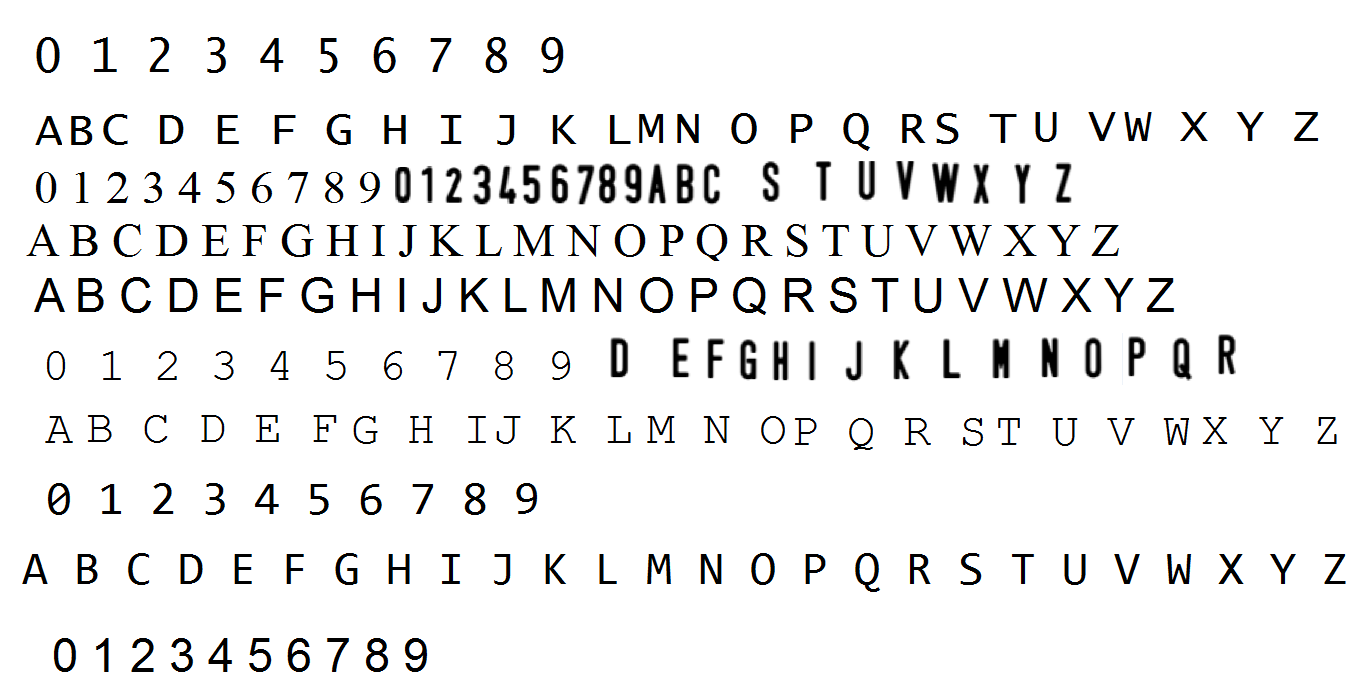
#> input picture trainingData/trainingData1.png, 1372 x 688 px
$ python trainingExamplesCreation.py   (older library calls are emulated)
#> lines starting #> are read from the running program, lines starting #| are printed output that depends on the picture; after the words box and inside, x2 and y2 are one past the last pixel; in counts of white or black regions, pixels touching at a corner belong together
import sys
import numpy as np
import cv2
import os


# Constants:
MIN_CONTOUR_AREA = 100
RESIZED_IMAGE_WIDTH = 20
RESIZED_IMAGE_HEIGHT = 30
ESC_BUTTON = 27
BACKSPACE_BUTTON = 8


def main():
  print("-----TRAINING EXAMPLE CREATION-----")
  imgTrainingNumbers = cv2.imread("trainingData/trainingData1.png")             # read in training numbers image
#> imgTrainingNumbers is the input picture: shape (688, 1372, 3); mean B, G, R 239, 239, 239
  if imgTrainingNumbers is None:                                                # if image was not read successfully
    print("Error: image not read from file!!!\n")                               # print error message to std out
    os.system("pause")                                                          # pause so user can see error message
    return                                                                      # and exit function (which exits program)
  # end if

  imgGray = cv2.cvtColor(imgTrainingNumbers, cv2.COLOR_BGR2GRAY)          # get grayscale image

  imgBlurred = cv2.GaussianBlur(imgGray, (5,5), 0)                        # blur
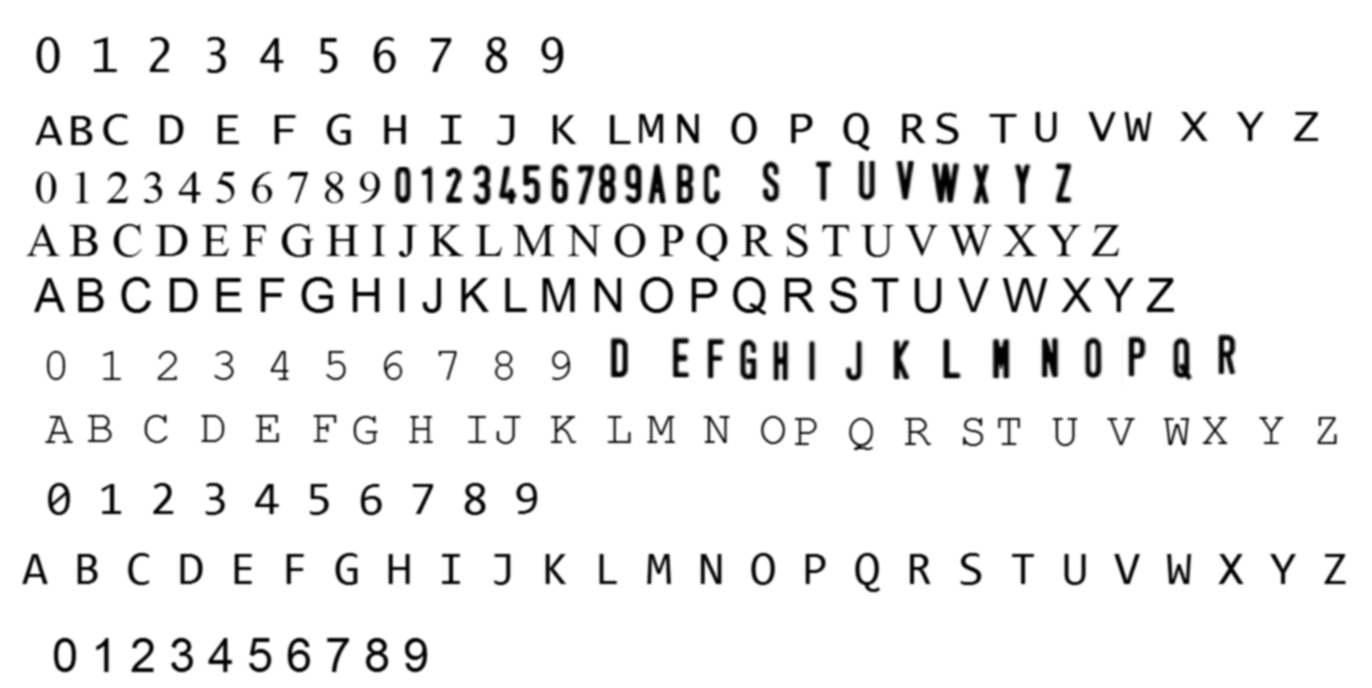
#> imgBlurred: shape (688, 1372); min 0, max 255, mean 239

  imgThresh = cv2.adaptiveThreshold(imgBlurred,                           # input image
                                    255,                                  # make pixels that pass the threshold full white
                                    cv2.ADAPTIVE_THRESH_GAUSSIAN_C,       # use gaussian rather than mean, seems to give better results
                                    cv2.THRESH_BINARY_INV,                # invert so foreground will be white, background will be black
                                    11,                                   # size of a pixel neighborhood used to calculate threshold value
                                    2)                                    # constant subtracted from the mean or weighted mean
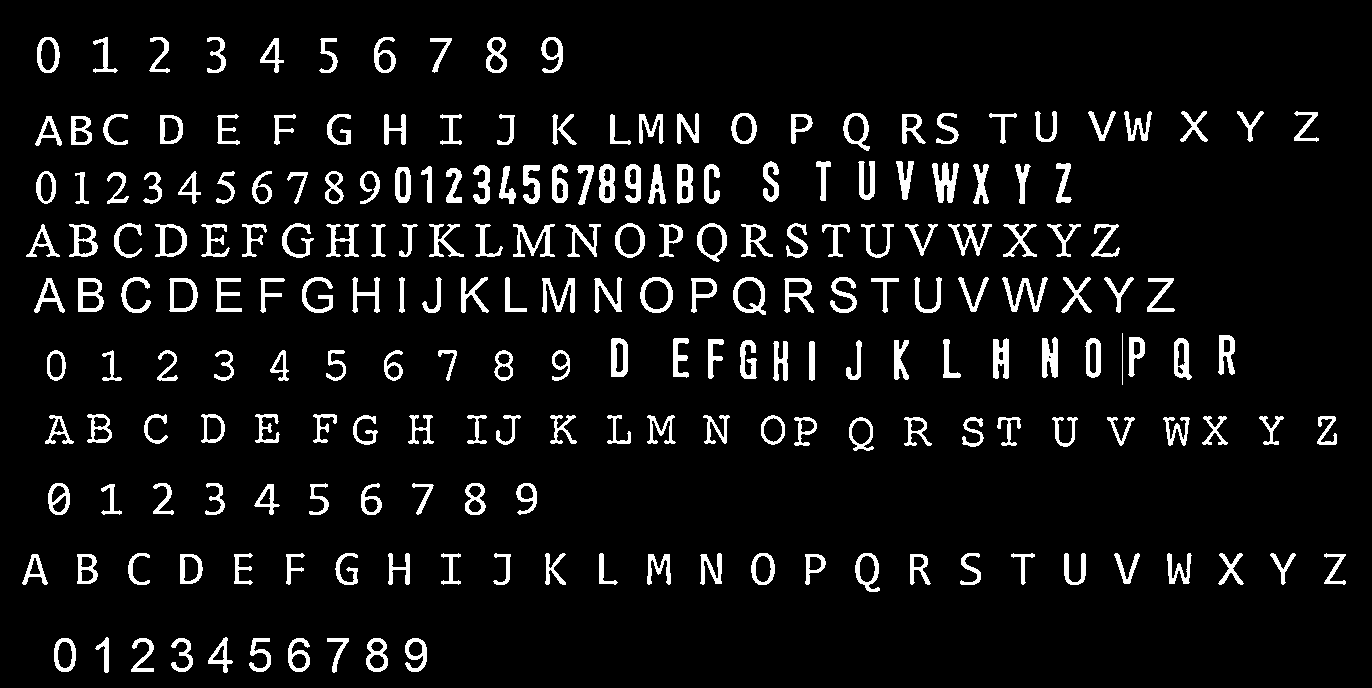
#> imgThresh: shape (688, 1372); 7.1% white; 217 white regions

  imgThreshCopy = imgThresh.copy()                                                                    # make a copy of the thresh image, this in necessary b/c findContours modifies the image

  imgContours, npaContours, npaHierarchy = cv2.findContours(imgThreshCopy,                            # input image, make sure to use a copy since the function will modify this image in the course of finding contours
                                               cv2.RETR_EXTERNAL,                                     # retrieve the outermost contours only
                                               cv2.CHAIN_APPROX_SIMPLE)                               # compress horizontal, vertical, and diagonal segments and leave only their end points
#> npaContours = 217 contours, 1 with area under 20; largest, box (x1, y1, x2, y2) and area: (733, 277, 766, 315) 918, (640, 277, 673, 313) 908, (169, 278, 198, 312) 805, (697, 223, 727, 262) 796, (615, 223, 645, 258) 782; npaHierarchy = 217 rows, first 6: [1, -1, -1, -1], [2, 0, -1, -1], [3, 1, -1, -1], [4, 2, -1, -1], [5, 3, -1, -1], [6, 4, -1, -1]

  npaFlattenedImages =  np.empty((0, RESIZED_IMAGE_WIDTH * RESIZED_IMAGE_HEIGHT))
  intClassifications = []                                                                             # declare empty classifications list, this will be our list of how we are classifying our chars from user input, we will write to file at the end

  # possible chars we are interested in are digits 0 through 9, put these in list intValidChars
  intValidChars = [ord('0'), ord('1'), ord('2'), ord('3'), ord('4'), ord('5'), ord('6'), ord('7'), ord('8'), ord('9'),
                   ord('A'), ord('B'), ord('C'), ord('D'), ord('E'), ord('F'), ord('G'), ord('H'), ord('I'), ord('J'),
                   ord('K'), ord('L'), ord('M'), ord('N'), ord('O'), ord('P'), ord('Q'), ord('R'), ord('S'), ord('T'),
                   ord('U'), ord('V'), ord('W'), ord('X'), ord('Y'), ord('Z'), ord('.')]


  for npaContour in npaContours:                                                                      # for each contour
    if cv2.contourArea(npaContour) > MIN_CONTOUR_AREA:                                                # if contour is big enough to consider
      [intX, intY, intW, intH] = cv2.boundingRect(npaContour)                                         # get and break out bounding rect

      cv2.rectangle(imgTrainingNumbers,                                                               # draw rectangle on original training image
                    (intX, intY),                                                                     # upper left corner
                    (intX+intW,intY+intH),                                                            # lower right corner
                    (0, 0, 255),                                                                      # red
                    2)                                                                                # thickness

      imgROI = imgThresh[intY:intY+intH, intX:intX+intW]                                              # crop char out of threshold image
      imgROIResized = cv2.resize(imgROI, (RESIZED_IMAGE_WIDTH, RESIZED_IMAGE_HEIGHT))                 # resize image, this will be more consistent for recognition and storage

      cv2.imshow("imgROI", imgROI)                                                                    # show cropped out char for reference
      cv2.imshow("imgROIResized", imgROIResized)                                                      # show resized image for reference
      cv2.imshow("training_numbers.png", imgTrainingNumbers)                                          # show training numbers image, this will now have red rectangles drawn on it

      while True:
        print("Notification: choose one of these below options:\n" +
              "- Press (ESC) to stop training this data.\n" +
              "- Press a (Character) (a number or a capital letter) corresponding to the character surrounded with redbox apprearing on window.\n" +
              "- Press (BACKSPACE) to skip character.\n" +
              "- Press character ('.') from keyboard to inform that image surrounded with redbox appearing on window is not a license plate character.\n")
        intChar = cv2.waitKey(0)                                                                        # get key press
        if intChar == ESC_BUTTON:                                                                       # if esc key was pressed
          sys.exit()                                                                                    # exit program
        elif intChar in intValidChars:                                                                  # else if the char is in the list of chars we are looking for . . .
          intClassifications.append(intChar)                                                            # append classification char to integer list of chars (we will convert to float later before writing to file)
          npaFlattenedImage = imgROIResized.reshape((1, RESIZED_IMAGE_WIDTH * RESIZED_IMAGE_HEIGHT))    # flatten image to 1d numpy array so we can write to file later
          npaFlattenedImages = np.append(npaFlattenedImages, npaFlattenedImage, 0)                      # add current flattened impage numpy array to list of flattened image numpy arrays
          break
        elif intChar == BACKSPACE_BUTTON:
          break
        else:
          print("Notification: you just pressed the wrong key, please do it again.\n")
          continue
#> this loop made 2 passes; (key Q is pressed on pass 1)
#> (intX, intY, intW, intH) on passes 1 to 2: (405, 638, 22, 34), (366, 638, 22, 34)
#| Notification: choose one of these below options:
#| - Press (ESC) to stop training this data.
#| - Press a (Character) (a number or a capital letter) corresponding to the character surrounded with redbox apprearing on window.
#| - Press (BACKSPACE) to skip character.
#| - Press character ('.') from keyboard to inform that image surrounded with redbox appearing on window is not a license plate character.
#| Notification: choose one of these below options:
#| - Press (ESC) to stop training this data.
#| - Press a (Character) (a number or a capital letter) corresponding to the character surrounded with redbox apprearing on window.
#| - Press (BACKSPACE) to skip character.
#| - Press character ('.') from keyboard to inform that image surrounded with redbox appearing on window is not a license plate character.
#> pass 1, in main, `imgROI = imgThresh[intY:intY+intH, intX:intX+intW]`:
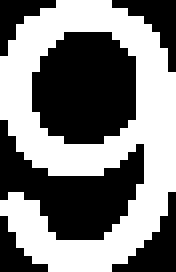
#> imgROI: shape (34, 22) (shown 8 times larger); 49.7% white; 1 white region, box (x1, y1, x2, y2) and area: (0, 0, 22, 34) 372
#> pass 1, in main, `imgROIResized = cv2.resize(imgROI, (RESIZED_IMAGE_WIDTH, RESIZED_IMAGE..`:
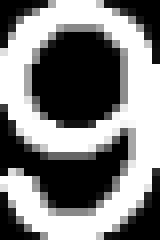
#> imgROIResized: shape (30, 20) (shown 8 times larger); min 0, max 255, mean 126.3
#> pass 2, in main, `imgROI = imgThresh[intY:intY+intH, intX:intX+intW]`:
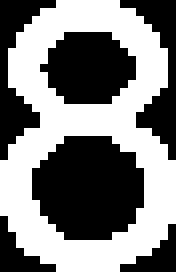
#> imgROI: shape (34, 22) (shown 8 times larger); 50% white; 1 white region, box (x1, y1, x2, y2) and area: (0, 0, 22, 34) 374
#> after the loop:
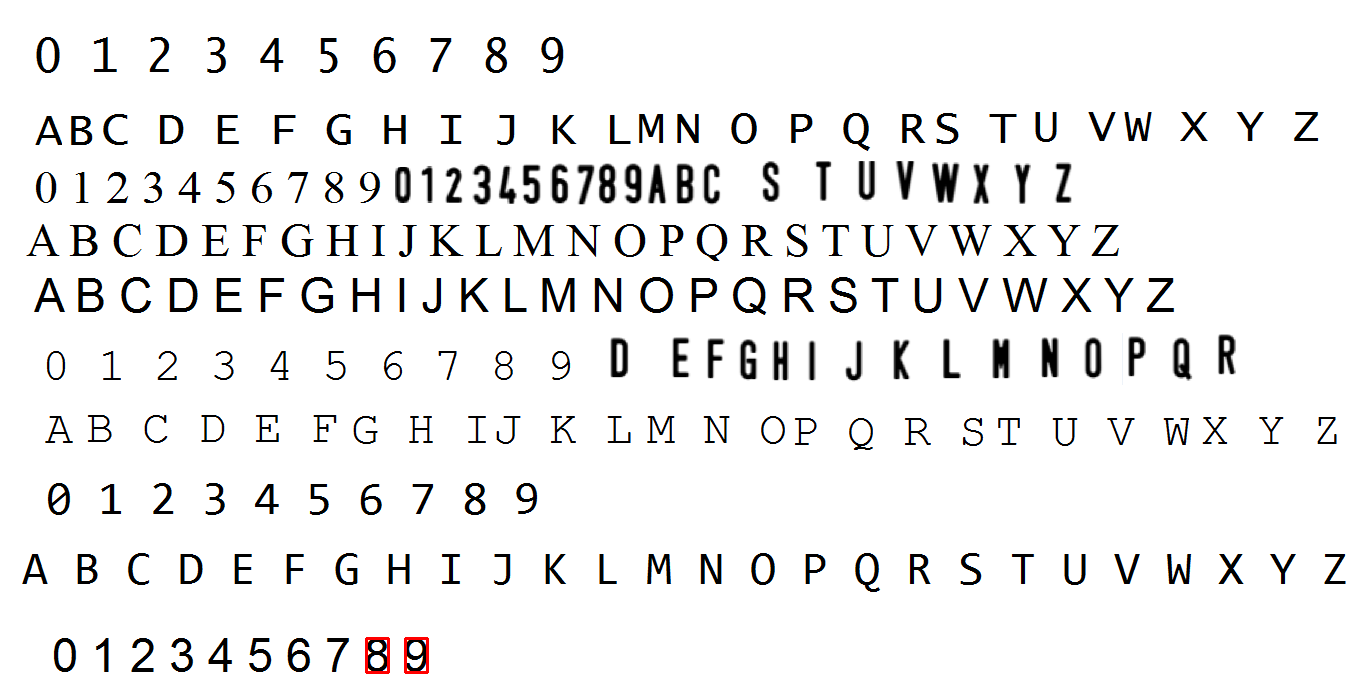
#> imgTrainingNumbers: shape (688, 1372, 3); 0.07% of pixels changed, all inside (x1, y1, x2, y2) = (365, 637, 429, 674)
#> after the loop, intClassifications = [81]

      # end if
    # end if
  # end for

  fltClassifications = np.array(intClassifications, np.float32)                                       # convert classifications list of ints to numpy array of floats
  npaClassifications = fltClassifications.reshape((fltClassifications.size, 1))                       # flatten numpy array of floats to 1d so we can write to file later

  print("Notification: training complete.\n")
  np.savetxt("trainingData/classifications.txt", npaClassifications)                                  # write flattened images to file
  np.savetxt("trainingData/flattenedImages.txt", npaFlattenedImages)

  cv2.destroyAllWindows()
  return
# end main


if __name__ == "__main__":
    main()
#> (the program exits here)

$ run again, with trainingData/trainingData2.png copied over trainingData/trainingData1.png
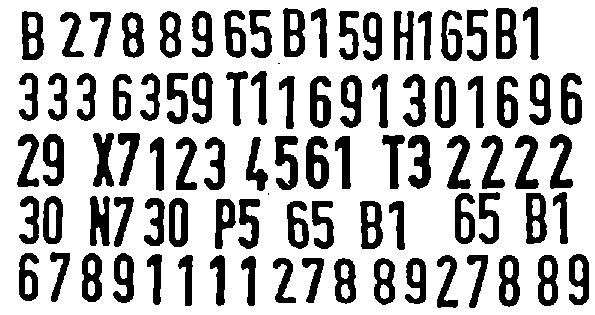
#> input picture trainingData/trainingData2.png, 595 x 315 px
#> in main, imgTrainingNumbers is the input picture: shape (315, 595, 3); mean B, G, R 185, 185, 185
#> in main, `imgThresh = cv2.adaptiveThreshold(imgBlurred,`:
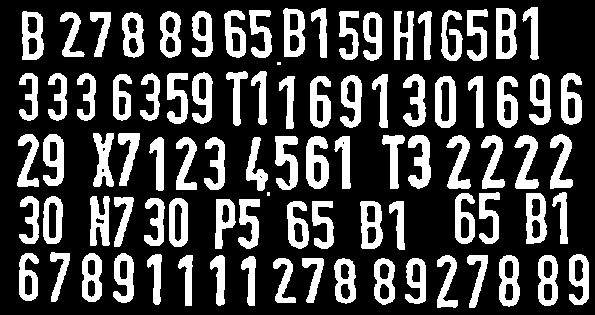
#> imgThresh: shape (315, 595); 27.3% white; 90 white regions (2 under 20 px)
#> npaContours = 90 contours, 2 with area under 20; largest, box (x1, y1, x2, y2) and area: (435, 76, 456, 128) 946, (496, 8, 517, 59) 914, (22, 11, 44, 60) 900, (526, 193, 547, 244) 891, (283, 8, 305, 57) 889; npaHierarchy = 90 rows, first 6: [1, -1, -1, -1], [2, 0, -1, -1], [3, 1, -1, -1], [4, 2, -1, -1], [5, 3, -1, -1], [6, 4, -1, -1]
#> the loop in main, `for npaContour in npaContours:` made 2 passes; (key Q is pressed on pass 1)
#> (intX, intY, intW, intH) on passes 1 to 2: (405, 258, 21, 46), (374, 258, 21, 47)
#> (printed output is left out)
#> after the loop in main, `for npaContour in npaContours:`:
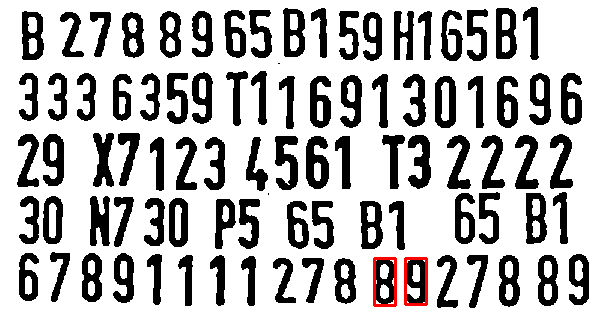
#> imgTrainingNumbers: shape (315, 595, 3); 0.43% of pixels changed, all inside (x1, y1, x2, y2) = (373, 257, 428, 307)
#> after the loop in main, `for npaContour in npaContours:`: intClassifications = [81]
